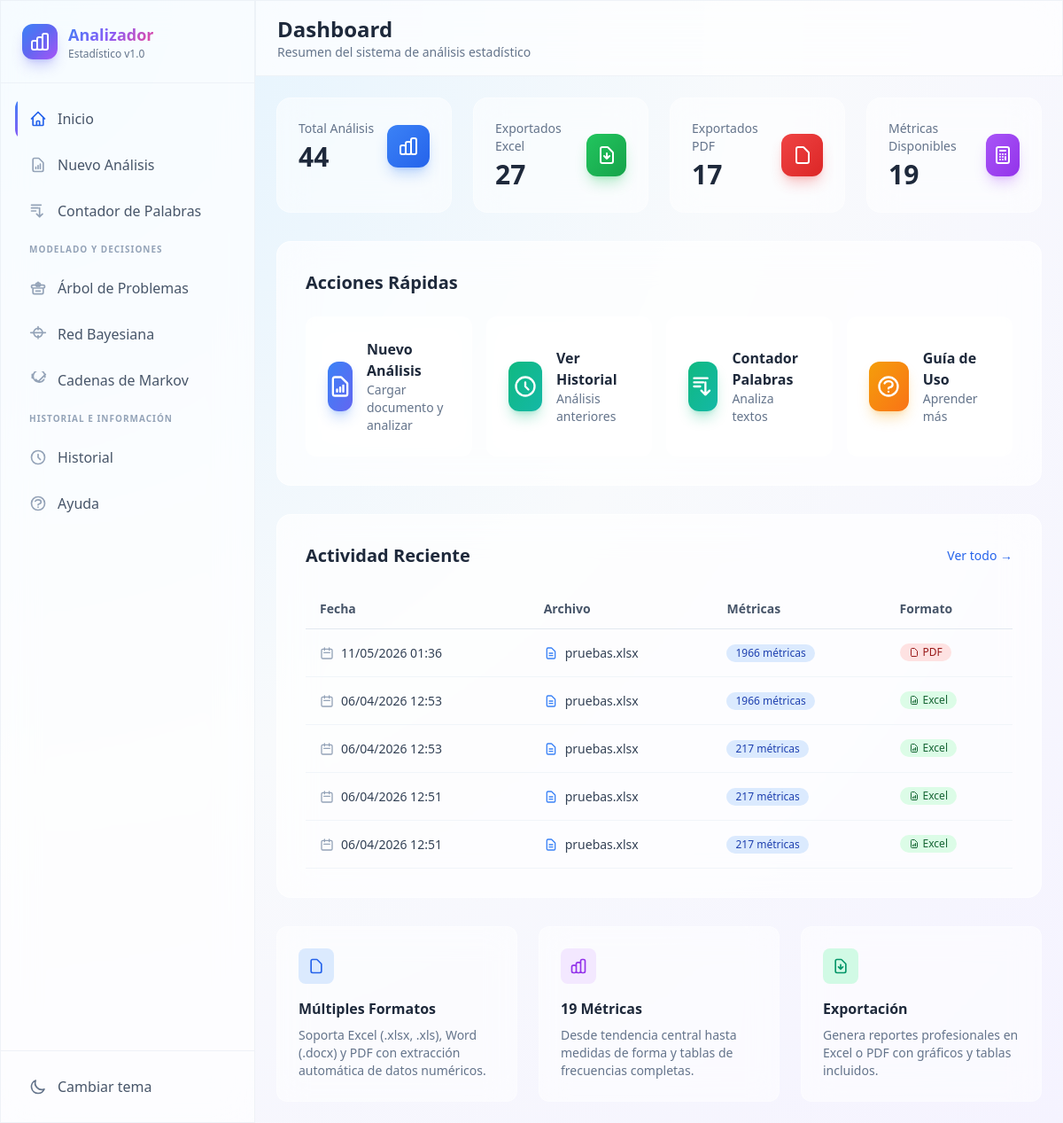
The page / on the database its author committed.
### analyzer/models.py (models this page shows, shortened)
class AnalysisLog(models.Model):
    created_at = models.DateTimeField(auto_now_add=True)
    filename = models.CharField(max_length=255)
    metrics_requested = models.TextField()
    export_format = models.CharField(max_length=10)

### analyzer/views.py (the view)
# urls.py: path('', views.home_view, name='home'),
def home_view(request):
    total_analisis = AnalysisLog.objects.count()
    ultimos_analisis = AnalysisLog.objects.order_by('-created_at')[:5]
    formatos = {}
    for log in AnalysisLog.objects.all():
        fmt = log.export_format
        formatos[fmt] = formatos.get(fmt, 0) + 1
    context = {
        'total_analisis': total_analisis,
        'ultimos_analisis': ultimos_analisis,
        'formatos_populares': formatos,
    }
    return render(request, 'analyzer/home.html', context)

### analyzer/templates/analyzer/home.html (shortened to what this page needs)
{% extends "base_analyzer.html" %}
{% block page_title %}Dashboard{% endblock %}
{% block page_subtitle %}Resumen del sistema de análisis estadístico{% endblock %}
{% block content %}
<div class="max-w-7xl mx-auto">
    <div class="grid grid-cols-1 md:grid-cols-2 lg:grid-cols-4 gap-6 mb-8">
        <div class="glass-card rounded-2xl p-6 hover:shadow-lg transition-shadow">
            <div class="flex items-center justify-between">
                <div>
                    <p class="text-sm font-medium text-slate-500 dark:text-slate-400">Total Análisis</p>
                    <p class="text-3xl font-bold text-slate-800 dark:text-slate-100 mt-1">{{ total_analisis }}</p>
                </div>
                <div class="w-12 h-12 rounded-xl bg-gradient-to-br from-blue-500 to-blue-600 flex items-center justify-center shadow-lg shadow-blue-500/30">
                </div>
            </div>
        </div>
        <div class="glass-card rounded-2xl p-6 hover:shadow-lg transition-shadow">
            <div class="flex items-center justify-between">
                <div>
                    <p class="text-sm font-medium text-slate-500 dark:text-slate-400">Exportados Excel</p>
                    <p class="text-3xl font-bold text-slate-800 dark:text-slate-100 mt-1">{{ formatos_populares.excel|default:"0" }}</p>
                </div>
                <div class="w-12 h-12 rounded-xl bg-gradient-to-br from-green-500 to-green-600 flex items-center justify-center shadow-lg shadow-green-500/30">
                    <svg class="w-6 h-6 text-white" fill="none" stroke="currentColor" viewBox="0 0 24 24">
                        <path stroke-linecap="round" stroke-linejoin="round" stroke-width="2" d="M12 10v6m0 0l-3-3m3 3l3-3m2 8H7a2 2 0 01-2-2V5a2 2 0 012-2h5.586a1 1 0 01.707.293l5.414 5.414a1 1 0 01.293.707V19a2 2 0 01-2 2z"/>
                    </svg>
                </div>
            </div>
        </div>
        <div class="glass-card rounded-2xl p-6 hover:shadow-lg transition-shadow">
            <div class="flex items-center justify-between">
                <div>
                    <p class="text-sm font-medium text-slate-500 dark:text-slate-400">Exportados PDF</p>
                    <p class="text-3xl font-bold text-slate-800 dark:text-slate-100 mt-1">{{ formatos_populares.pdf|default:"0" }}</p>
                </div>
                <div class="w-12 h-12 rounded-xl bg-gradient-to-br from-red-500 to-red-600 flex items-center justify-center shadow-lg shadow-red-500/30">
                    <svg class="w-6 h-6 text-white" fill="none" stroke="currentColor" viewBox="0 0 24 24">
                        <path stroke-linecap="round" stroke-linejoin="round" stroke-width="2" d="M7 21h10a2 2 0 002-2V9.414a1 1 0 00-.293-.707l-5.414-5.414A1 1 0 0012.586 3H7a2 2 0 00-2 2v14a2 2 0 002 2z"/>
                    </svg>
                </div>
            </div>
        </div>
        <div class="glass-card rounded-2xl p-6 hover:shadow-lg transition-shadow">
            <div class="flex items-center justify-between">
                <div>
                    <p class="text-sm font-medium text-slate-500 dark:text-slate-400">Métricas Disponibles</p>
                    <p class="text-3xl font-bold text-slate-800 dark:text-slate-100 mt-1">19</p>
                </div>
                <div class="w-12 h-12 rounded-xl bg-gradient-to-br from-purple-500 to-purple-600 flex items-center justify-center shadow-lg shadow-purple-500/30">
                    <svg class="w-6 h-6 text-white" fill="none" stroke="currentColor" viewBox="0 0 24 24">
                        <path stroke-linecap="round" stroke-linejoin="round" stroke-width="2" d="M9 7h6m0 10v-3m-3 3h.01M9 17h.01M9 14h.01M12 14h.01M15 11h.01M12 11h.01M9 11h.01M7 21h10a2 2 0 002-2V5a2 2 0 00-2-2H7a2 2 0 00-2 2v14a2 2 0 002 2z"/>
                    </svg>
                </div>
            </div>
        </div>
    </div>
    <div class="glass rounded-2xl p-8 mb-8">
        <h3 class="text-xl font-bold text-slate-800 dark:text-slate-100 mb-6">Acciones Rápidas</h3>
        <div class="grid grid-cols-1 md:grid-cols-2 lg:grid-cols-4 gap-4">
            <a href="{% url 'analysis' %}" class="group flex items-center gap-4 p-6 glass-card rounded-xl hover:bg-white/70 dark:hover:bg-slate-700/70 transition-all hover:-translate-y-1">
                <div class="w-14 h-14 rounded-xl bg-gradient-to-br from-blue-500 to-indigo-500 flex items-center justify-center shadow-lg shadow-blue-500/30 group-hover:shadow-blue-500/50 transition-shadow">
                    <svg class="w-7 h-7 text-white" fill="none" stroke="currentColor" viewBox="0 0 24 24">
                        <path stroke-linecap="round" stroke-linejoin="round" stroke-width="2" d="M9 17v-2m3 2v-4m3 4v-6m2 10H7a2 2 0 01-2-2V5a2 2 0 012-2h5.586a1 1 0 01.707.293l5.414 5.414a1 1 0 01.293.707V19a2 2 0 01-2 2z"/>
                    </svg>
                </div>
                <div>
                    <h4 class="font-semibold text-slate-800 dark:text-slate-100">Nuevo Análisis</h4>
                    <p class="text-sm text-slate-500 dark:text-slate-400">Cargar documento y analizar</p>
                </div>
            </a>
            <a href="{% url 'history' %}" class="group flex items-center gap-4 p-6 glass-card rounded-xl hover:bg-white/70 dark:hover:bg-slate-700/70 transition-all hover:-translate-y-1">
                <div class="w-14 h-14 rounded-xl bg-gradient-to-br from-emerald-500 to-teal-500 flex items-center justify-center shadow-lg shadow-emerald-500/30 group-hover:shadow-emerald-500/50 transition-shadow">
                    <svg class="w-7 h-7 text-white" fill="none" stroke="currentColor" viewBox="0 0 24 24">
                        <path stroke-linecap="round" stroke-linejoin="round" stroke-width="2" d="M12 8v4l3 3m6-3a9 9 0 11-18 0 9 9 0 0118 0z"/>
                    </svg>
                </div>
                <div>
                    <h4 class="font-semibold text-slate-800 dark:text-slate-100">Ver Historial</h4>
                    <p class="text-sm text-slate-500 dark:text-slate-400">Análisis anteriores</p>
                </div>
            </a>
            <a href="{% url 'word_counter' %}" class="group flex items-center gap-4 p-6 glass-card rounded-xl hover:bg-white/70 dark:hover:bg-slate-700/70 transition-all hover:-translate-y-1">
                <div class="w-14 h-14 rounded-xl bg-gradient-to-br from-emerald-500 to-teal-500 flex items-center justify-center shadow-lg shadow-emerald-500/30 group-hover:shadow-emerald-500/50 transition-shadow">
                    <svg class="w-7 h-7 text-white" fill="none" stroke="currentColor" viewBox="0 0 24 24">
                        <path stroke-linecap="round" stroke-linejoin="round" stroke-width="2" d="M3 4h13M3 8h9m-9 4h6m5-4v12m0 0l-4-4m4 4l4-4"/>
                    </svg>
                </div>
                <div>
                    <h4 class="font-semibold text-slate-800 dark:text-slate-100">Contador Palabras</h4>
                    <p class="text-sm text-slate-500 dark:text-slate-400">Analiza textos</p>
                </div>
            </a>
            <a href="{% url 'help' %}" class="group flex items-center gap-4 p-6 glass-card rounded-xl hover:bg-white/70 dark:hover:bg-slate-700/70 transition-all hover:-translate-y-1">
                <div class="w-14 h-14 rounded-xl bg-gradient-to-br from-amber-500 to-orange-500 flex items-center justify-center shadow-lg shadow-amber-500/30 group-hover:shadow-amber-500/50 transition-shadow">
                </div>
                <div>
                    <h4 class="font-semibold text-slate-800 dark:text-slate-100">Guía de Uso</h4>
                    <p class="text-sm text-slate-500 dark:text-slate-400">Aprender más</p>
                </div>
            </a>
        </div>
    </div>
    <div class="glass rounded-2xl p-8">
        <div class="flex items-center justify-between mb-6">
            <h3 class="text-xl font-bold text-slate-800 dark:text-slate-100">Actividad Reciente</h3>
            <a href="{% url 'history' %}" class="text-sm text-blue-600 dark:text-blue-400 hover:text-blue-700 dark:hover:text-blue-300 font-medium">Ver todo →</a>
        </div>
        {% if ultimos_analisis %}
        <div class="overflow-x-auto">
            <table class="w-full">
                <thead>
                    <tr class="border-b border-slate-200 dark:border-slate-700">
                        <th class="text-left py-3 px-4 text-sm font-semibold text-slate-600 dark:text-slate-400">Fecha</th>
                        <th class="text-left py-3 px-4 text-sm font-semibold text-slate-600 dark:text-slate-400">Archivo</th>
                        <th class="text-left py-3 px-4 text-sm font-semibold text-slate-600 dark:text-slate-400">Métricas</th>
                        <th class="text-left py-3 px-4 text-sm font-semibold text-slate-600 dark:text-slate-400">Formato</th>
                    </tr>
                </thead>
                <tbody>
                    {% for log in ultimos_analisis %}
                    <tr class="border-b border-slate-100 dark:border-slate-800/50 hover:bg-slate-50/50 dark:hover:bg-slate-800/30 transition-colors">
                        <td class="py-4 px-4 text-sm text-slate-700 dark:text-slate-300">
                            <div class="flex items-center gap-2">
                                <svg class="w-4 h-4 text-slate-400" fill="none" stroke="currentColor" viewBox="0 0 24 24">
                                    <path stroke-linecap="round" stroke-linejoin="round" stroke-width="2" d="M8 7V3m8 4V3m-9 8h10M5 21h14a2 2 0 002-2V7a2 2 0 00-2-2H5a2 2 0 00-2 2v12a2 2 0 002 2z"/>
                                </svg>
                                {{ log.created_at|date:"d/m/Y H:i" }}
                            </div>
                        </td>
                        <td class="py-4 px-4 text-sm text-slate-700 dark:text-slate-300">
                            <div class="flex items-center gap-2">
                                <svg class="w-4 h-4 text-blue-500" fill="none" stroke="currentColor" viewBox="0 0 24 24">
                                    <path stroke-linecap="round" stroke-linejoin="round" stroke-width="2" d="M9 12h6m-6 4h6m2 5H7a2 2 0 01-2-2V5a2 2 0 012-2h5.586a1 1 0 01.707.293l5.414 5.414a1 1 0 01.293.707V19a2 2 0 01-2 2z"/>
                                </svg>
                                <span class="truncate max-w-xs">{{ log.filename }}</span>
                            </div>
                        </td>
                        <td class="py-4 px-4 text-sm text-slate-700 dark:text-slate-300">
                            <span class="inline-flex items-center px-2.5 py-0.5 rounded-full text-xs font-medium bg-blue-100 dark:bg-blue-900/30 text-blue-800 dark:text-blue-300">
                                {{ log.metrics_requested|length }} métricas
                            </span>
                        </td>
                        <td class="py-4 px-4 text-sm">
                            <span class="inline-flex items-center gap-1 px-2.5 py-0.5 rounded-full text-xs font-medium {% if log.export_format == 'excel' %}bg-green-100 dark:bg-green-900/30 text-green-800 dark:text-green-300{% else %}bg-red-100 dark:bg-red-900/30 text-red-800 dark:text-red-300{% endif %}">
                                {% if log.export_format == 'excel' %}
                                <svg class="w-3 h-3" fill="none" stroke="currentColor" viewBox="0 0 24 24">
                                    <path stroke-linecap="round" stroke-linejoin="round" stroke-width="2" d="M9 17v-2m3 2v-4m3 4v-6m2 10H7a2 2 0 01-2-2V5a2 2 0 012-2h5.586a1 1 0 01.707.293l5.414 5.414a1 1 0 01.293.707V19a2 2 0 01-2 2z"/>
                                </svg>
                                Excel
                                {% else %}
                                <svg class="w-3 h-3" fill="none" stroke="currentColor" viewBox="0 0 24 24">
                                    <path stroke-linecap="round" stroke-linejoin="round" stroke-width="2" d="M7 21h10a2 2 0 002-2V9.414a1 1 0 00-.293-.707l-5.414-5.414A1 1 0 0012.586 3H7a2 2 0 00-2 2v14a2 2 0 002 2z"/>
                                </svg>
                                PDF
                                {% endif %}
                            </span>
                        </td>
                    </tr>
                    {% endfor %}
                </tbody>
            </table>
        </div>
        {% endif %}
    </div>
    <div class="grid grid-cols-1 md:grid-cols-3 gap-6 mt-8">
        <div class="glass-card rounded-xl p-6">
            <div class="w-10 h-10 rounded-lg bg-blue-100 dark:bg-blue-900/30 flex items-center justify-center mb-4">
                <svg class="w-5 h-5 text-blue-600 dark:text-blue-400" fill="none" stroke="currentColor" viewBox="0 0 24 24">
                    <path stroke-linecap="round" stroke-linejoin="round" stroke-width="2" d="M7 21h10a2 2 0 002-2V9.414a1 1 0 00-.293-.707l-5.414-5.414A1 1 0 0012.586 3H7a2 2 0 00-2 2v14a2 2 0 002 2z"/>
                </svg>
            </div>
            <h4 class="font-semibold text-slate-800 dark:text-slate-100 mb-2">Múltiples Formatos</h4>
            <p class="text-sm text-slate-500 dark:text-slate-400">Soporta Excel (.xlsx, .xls), Word (.docx) y PDF con extracción automática de datos numéricos.</p>
        </div>
        <div class="glass-card rounded-xl p-6">
            <div class="w-10 h-10 rounded-lg bg-purple-100 dark:bg-purple-900/30 flex items-center justify-center mb-4">
            </div>
            <h4 class="font-semibold text-slate-800 dark:text-slate-100 mb-2">19 Métricas</h4>
            <p class="text-sm text-slate-500 dark:text-slate-400">Desde tendencia central hasta medidas de forma y tablas de frecuencias completas.</p>
        </div>
        <div class="glass-card rounded-xl p-6">
            <div class="w-10 h-10 rounded-lg bg-emerald-100 dark:bg-emerald-900/30 flex items-center justify-center mb-4">
            </div>
            <h4 class="font-semibold text-slate-800 dark:text-slate-100 mb-2">Exportación</h4>
            <p class="text-sm text-slate-500 dark:text-slate-400">Genera reportes profesionales en Excel o PDF con gráficos y tablas incluidos.</p>
        </div>
    </div>
</div>
{% endblock %}

### analyzer/templates/base_analyzer.html (style rules this page uses)
.glass { background: rgba(255, 255, 255, 0.7); backdrop-filter: blur(20px); -webkit-backdrop-filter: blur(20px); border: 1px solid rgba(255, 255, 255, 0.6); }
.glass-card { background: rgba(255, 255, 255, 0.5); backdrop-filter: blur(16px); -webkit-backdrop-filter: blur(16px); border: 1px solid rgba(255, 255, 255, 0.4); }
body, body * { transition: background-color 0.25s ease, border-color 0.25s ease, color 0.15s ease; }

### rows shown on the page
AnalysisLog: created_at "11/05/2026 01:36", filename "pruebas.xlsx", metrics_requested|length "1966", export_format "pdf" (drawn)
AnalysisLog: created_at "06/04/2026 12:53", filename "pruebas.xlsx", metrics_requested|length "1966", export_format "excel" (drawn)
AnalysisLog: created_at "06/04/2026 12:53", filename "pruebas.xlsx", metrics_requested|length "217", export_format "excel" (drawn)
AnalysisLog: created_at "06/04/2026 12:51", filename "pruebas.xlsx", metrics_requested|length "217", export_format "excel" (drawn)
AnalysisLog: created_at "06/04/2026 12:51", filename "pruebas.xlsx", metrics_requested|length "217", export_format "excel" (drawn)

### other values the page prints
{{ total_analisis }} "44"
